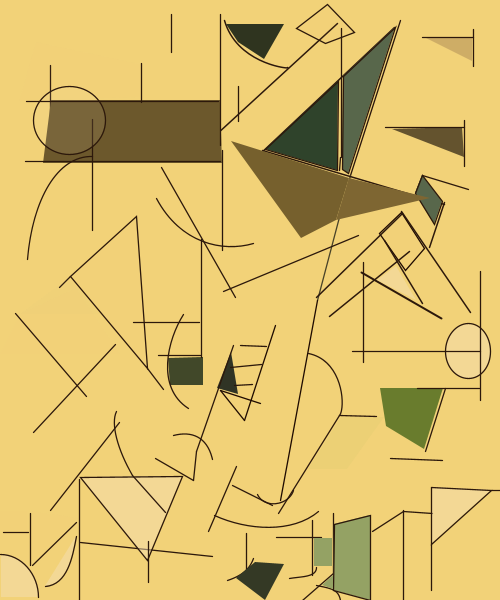
Frame 1 (no input)
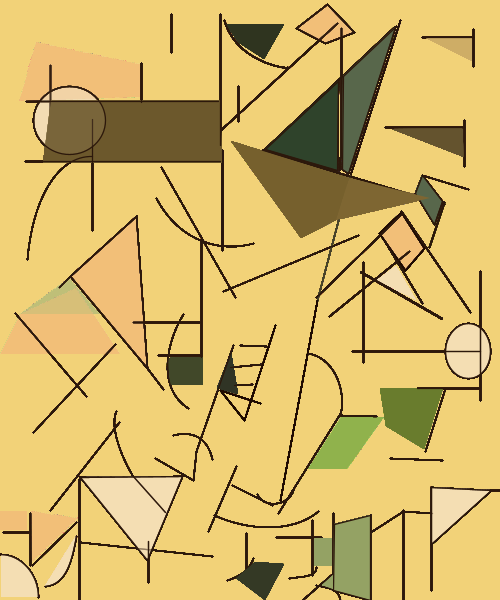
Frame 60 (the mouse pressed at the canvas centre just before this capture)
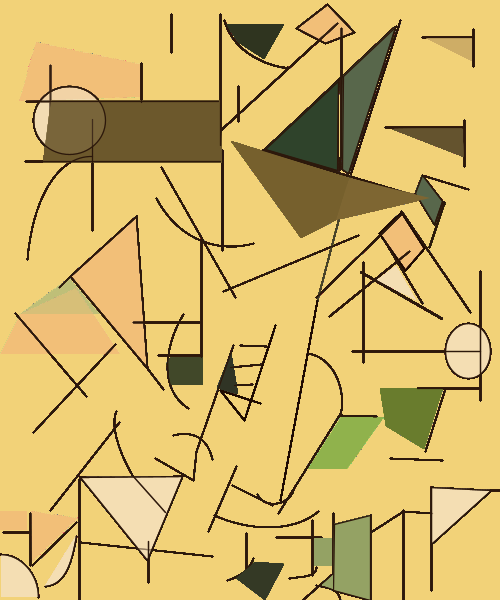
Frame 120 (the mouse held since frame 60 and released just before this capture)

The Processing sketch that drew these frames (run headless with seeded random() and noise(); from frame 60 on, the mouse is pressed at the canvas centre):

// Processing sketch: processing_110239
// ── processing_110239.pde

void setup() {
  background(#F2D278);
  size(500, 600);
  noStroke();
  stroke(0, 0, 0);
}

void draw() {
  // println("x: " + mouseX + " y: " + mouseY);
  
  strokeWeight(1.3);
  
  stroke(40,22,13);
  line(222, 150, 222, 250);
  
  stroke(40, 20, 10);
  line(400, 20, 350, 175);
  
  stroke(72, 66, 40);
  line(350, 175, 317, 300);
  
  stroke(30, 10, 0);
  line(317, 300, 280, 500);
  
  stroke(30, 10, 0);
  line(275, 325, 244, 420);
  line(244, 420, 220, 390);
  line(220, 390, 260, 403);
  
  
  fill(222, 184, 135, 10);
  quad(401, 212, 424, 248, 405, 270, 379, 233);
  
  stroke(44, 24, 11);
  strokeWeight(1.5);
  line(394, 27, 258, 155);
  line(262, 150, 444, 204);
  line(444, 202, 429, 247);
  line(401, 211, 470, 312);
  line(402, 213, 316, 297);
  
  noFill();
  bezier(224, 20,  237, 65,  293, 69,  287, 67);
  
  line(337, 23, 192, 156);
  line(409, 251, 329, 316);
  line(384, 240, 422, 303);
  
  strokeWeight(2);
  line(361, 272, 441, 318);
  
  noStroke();
  fill(245, 222, 179,125);
  triangle(396, 266, 416, 300, 377, 280);
  
  stroke(44, 24, 11);
  strokeWeight(1.3);
  ellipse(468, 351, 45, 55);
  line(363, 262, 363, 362);
  line(352, 351, 480, 351);
  line(480, 271, 480, 400);
  
  // lines and lines and lines...
  
  line(50, 65, 50, 125);
  
  line(3, 532, 28, 532);
  line(30, 513, 30, 565);
  line(32, 565, 76, 522);
  bezier(45, 586, 67, 584, 72, 557, 76, 536);
  line(79, 479, 79, 600);
  arc(1, 597, 75, 85, TWO_PI-PI/2, TWO_PI);
  
  line(80, 542, 212, 556);
  triangle(80 ,477, 147, 560, 182, 476);
  line(148, 541, 148, 582);
  
  fill(222, 184, 135, 10);
  triangle(70, 276, 136, 216, 147, 368);
  line(70, 276, 59, 287);
  line(147, 368, 163, 389);
  
  quad(327, 4, 296, 28, 325, 43, 354, 32);
  line(341, 28, 341, 157);
  line(340, 157, 339, 170);
  
  fill(#2F432B);
  triangle(265, 149, 337, 170, 338, 81);
  
  fill(#58674B);
  quad(343, 76, 395, 27, 348, 173, 342, 169);
  
  line(415, 193, 422, 175);
  line(468, 189, 422, 175);
  
  fill(#58674B);
  quad(434, 224, 415, 193, 422, 175, 442, 201);
  
  noFill();
  curve(129, 372, 308, 353, 339, 415, 271, 398);
  
  line(339, 415, 376, 416);
  line(339, 415, 278, 513);
  
  curve(285, 406, 293, 490, 257, 494, 250, 400);
  
  fill(#8DA24A, 15);
  noStroke();
  quad(341, 417, 384, 417, 347, 469, 308, 469);
  
  stroke(44, 24, 11);
  line(272, 505, 232, 485);
  line(236, 466, 208, 531);
  
  noFill();
  bezier(214, 515, 247, 530, 292, 533, 318, 511);
  
  line(246, 533, 246, 570);
  bezier(253, 558, 250, 566, 245, 574, 227, 580);
  
  noStroke();
  fill(#343925);
  quad(255, 562, 284, 564, 265, 600, 236, 578); 
  
  stroke(44, 24, 11);
  line(276, 537, 321, 537);
  line(312, 520, 312, 575);
  noFill();
  bezier(316, 567, 316, 577, 300, 576, 289, 578);
  line(333, 513,333, 573);
  line(333, 573, 302, 600);
  bezier(316, 585, 331, 588, 338, 589, 340, 600);
  
  noStroke();
  fill(#94A264);
  rect(314, 538, 331-313, 565-537);
  
  stroke(44, 24, 11);
  quad(334, 524, 370, 515, 370, 600, 333, 590);
  noStroke();
  triangle(333, 575, 333, 589, 322, 585);
  
  stroke(44, 24, 11);
  strokeWeight(1.3);
  line(372, 531, 403, 511);
  line(403, 510, 403, 600);
  line(403, 511, 432, 513);
  
  fill(245, 222, 179,125);
  triangle(431, 544, 431, 487, 491, 490);
  line(431, 544, 431, 590);
  line(491, 490, 500, 490);
  
  line(165, 512, 132, 475);
  noFill();
  bezier(132, 475, 117, 449, 110, 423, 116, 411);
  line(119, 422, 50, 510);
  
  fill(222, 184, 135, 10);
  noStroke();
  rect(0, 511, 27, 530-511);
  triangle(31, 511, 78, 518, 32, 562);
  quad(20, 314, 76, 288, 120, 354, 0, 354);
  fill(#A6B476, 10);
  triangle(69, 278, 20, 314, 100, 314);
  fill(#414829);
  quad(203, 357, 203, 385, 170, 385, 168, 358);
  fill(#303425);
  triangle(231, 352, 238, 394, 217, 388);
  fill(#697C2D);
  quad(443, 388, 424, 449, 386, 426, 380, 388);
  fill(222, 184, 135, 10);
  quad(140, 64, 36, 42, 19, 101, 140, 97);
  fill(#6C582C);
  quad(222, 163, 43, 163, 51, 100, 220, 100);
  fill(#7E6632);
  triangle(430, 198, 336, 220, 349, 178);
  fill(#76602D);
  quad(336, 220, 349, 178, 231, 141, 301, 238);
  
  stroke(44, 24, 11);
  noFill();
  line(15, 313, 86, 396);
  line(115, 344, 33, 432);
  bezier(253, 243, 222, 252, 180, 243, 156, 198);
  line(201, 239, 201, 357);
  bezier(183, 314, 167, 339, 155, 387, 188, 408);
  line(200, 355, 158, 355);
  line(199, 322, 133, 322);
  line(233, 345, 196, 451);
  line(196, 451, 193, 480);
  line(155, 458, 193, 480);
  bezier(173, 435, 192, 430, 207, 437, 212, 459);
  line(266, 346, 240, 345);
  line(479, 388, 417, 388);
  line(445, 388, 425, 451);
  line(390, 458, 442, 460);
  line(261, 364, 230, 367);
  line(252, 384, 234, 385);
  bezier(27, 259, 32, 199, 57, 155, 92, 156);
  line(92, 230, 92, 119);
  fill(245, 222, 179,25);
  ellipse(69, 120, 72, 68);
  noFill();
  line(141, 63, 141, 102);
  line(171, 14, 171, 52);
  line(220, 14, 220, 145);
  line(238, 86, 238, 121);
  fill(#2F341F);
  noStroke();
  quad(226, 24, 284, 24, 264, 59, 238, 42);
  fill(#64532E);
  triangle(462, 127, 392, 129, 464, 157);
  fill(#CEAD66);
  triangle(472, 37, 426, 38, 472, 61);
  stroke(44, 24, 11);
  noFill();
  line(385, 127, 464, 127);
  line(464, 120, 464, 166);
  line(422, 37, 473, 37);
  line(473, 29, 473, 66);
  line(161, 167, 235, 297);
  line(223, 291, 358, 235);
  line(218, 101, 26, 101);
  line(220, 161, 25, 161);
  
}
